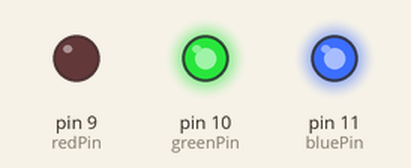
Recording of a sketch running on a simulated Arduino Uno, built with avr-gcc and run on an emulated ATmega328P. On the bench: output pins drawn as LEDs (lit = HIGH).

Above: at 0.5 s.
At 1.5 s:
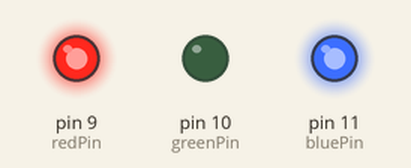
At 5.5 s:
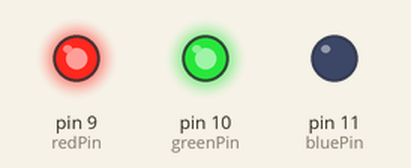
Timing chart, 0 to 6.9 s (numbered marks = the images above):
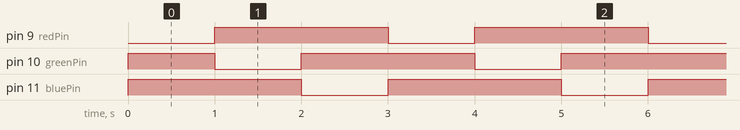

Measured:
- by itself, pin 9 (redPin), pin 11 (bluePin): alternates HIGH for 2.0 s and LOW for 1.0 s
- by itself, pin 10 (greenPin): repeats every 3.0 s: LOW 1.0 s, HIGH 2.0 s
- by itself, everything shown: repeats every 3.0 s, in 3 steps

The sketch:

Project_4.1.ino
```cpp
int redPin = 9; //定义红色接D
int greenPin = 10; //定义绿色接D10
int bluePin = 11; //定义蓝色接D11

//控制颜色显示的函数，这样能代替重复性的代码，使代码更简洁高效
void color(int red, int green,int blue) {
  digitalWrite(redPin, red?HIGH:LOW); //使用三目运算符输出控制红色led的高低电平
  digitalWrite(greenPin, green?HIGH:LOW);
  digitalWrite(bluePin, blue?HIGH:LOW);
}

void setup() {
    //设置三个管脚为输出模式
    pinMode(redPin, OUTPUT);
    pinMode(greenPin, OUTPUT);
    pinMode(bluePin, OUTPUT);
}

void loop() {
  //调用color函数控制灯光
  color(0,1,1); //亮红灯
  delay(1000);  //延时一秒
  color(1,0,1); //亮绿灯
  delay(1000);
  color(1,1,0); //亮蓝灯
  delay(1000);

}
```
